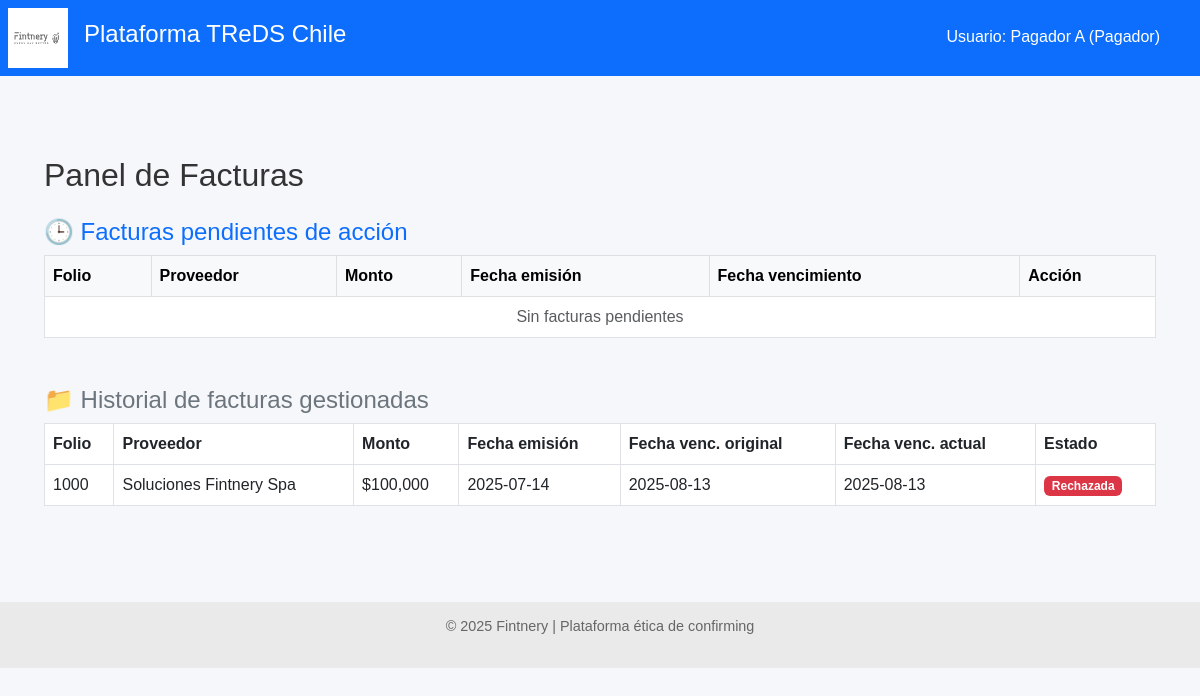
The app's page /pagador/facturas (signed in), older data.
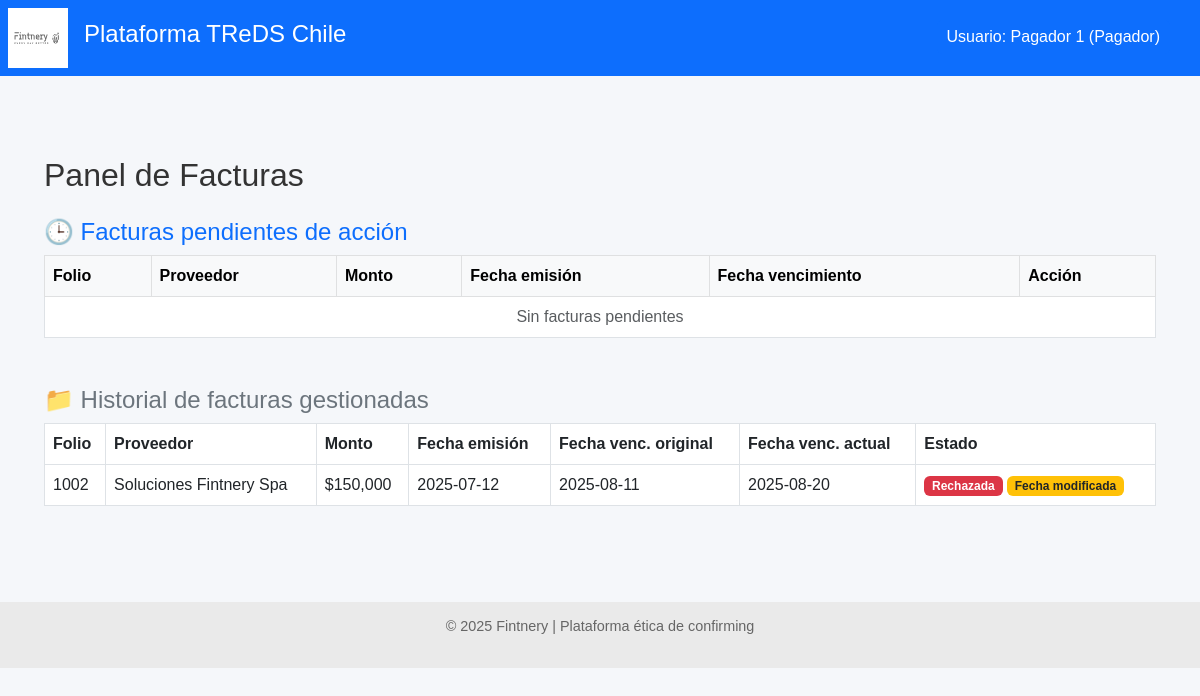
The same page, newer data.
### models.py (models this page shows)
class FacturaDB(Base):
    __tablename__ = "facturas"
    id = Column(Integer, primary_key=True, index=True)
    rut_emisor = Column(String, index=True)
    rut_receptor = Column(String)
    tipo_dte = Column(String)
    folio = Column(Integer)
    monto = Column(Integer)
    estado_dte = Column(String)
    razon_social_emisor = Column(String)
    razon_social_receptor = Column(String)
    fecha_emision = Column(Date)
    fecha_vencimiento = Column(Date)
    fecha_vencimiento_original = Column(Date, nullable=True)
    modificacion_aceptada_por_proveedor = Column(Boolean, nullable=True, default=None)
    confirming_solicitado = Column(Boolean, default=False)
    origen_confirmacion = Column(String, default="Desconocido")
    financiador_adjudicado = Column(String, nullable=True)
    proveedor_id = Column(Integer, ForeignKey("proveedores.id"))
    proveedor = relationship("Proveedor", back_populates="facturas")
    pagador_id = Column(Integer, ForeignKey("pagadores.id"))
    pagador = relationship("Pagador", back_populates="facturas")
    ofertas = relationship("OfertaFinanciamiento", back_populates="factura")
    financiador = relationship(
        "Financiador",
        primaryjoin=Financiador.id == foreign(cast(financiador_adjudicado, Integer)), viewonly=True,
        uselist=False,
    )

class Pagador(Base):
    __tablename__ = "pagadores"
    id = Column(Integer, primary_key=True, index=True)
    nombre = Column(String, nullable=False)
    rut = Column(String, unique=True, index=True, nullable=False)
    usuario = Column(String, unique=True, index=True, nullable=False)
    clave_hash = Column(String, nullable=False)
    facturas = relationship("FacturaDB", back_populates="pagador")

### routers/pagador.py (the view)
@router.get("/facturas")
def ver_facturas_pagador(request: Request, db: Session = Depends(get_db)):
    pagador_id = request.session.get("pagador_id")
    if not pagador_id:
        return RedirectResponse(url="/pagador/login", status_code=303)
    pagador = db.query(Pagador).get(pagador_id)
    if not pagador:
        request.session.clear()
        return RedirectResponse(url="/pagador/login", status_code=303)
    facturas_pendientes = db.query(FacturaDB).filter(
        FacturaDB.rut_receptor == pagador.rut,
        FacturaDB.estado_dte == "Confirmación solicitada al pagador"
    ).all()
    facturas_gestionadas = db.query(FacturaDB).filter(
        FacturaDB.rut_receptor == pagador.rut,
        FacturaDB.estado_dte.in_(["Confirmada por pagador", "Rechazada por pagador"])
    ).all()
    return templates.TemplateResponse(
        "facturas_pagador.html",
        {
            "request": request,
            "facturas_pendientes": facturas_pendientes,
            "facturas_gestionadas": facturas_gestionadas,
            "pagador_nombre": pagador.nombre
        }
    )

### templates/facturas_pagador.html (shortened to what this page needs)
{% extends "base.html" %}
{% block content %}
<div class="container mt-5">
    <h2 class="mb-4">Panel de Facturas</h2>
    <h4 class="text-primary">🕒 Facturas pendientes de acción</h4>
    <table class="table table-bordered table-hover bg-white mb-5">
        <thead class="table-light">
            <tr>
                <th>Folio</th>
                <th>Proveedor</th>
                <th>Monto</th>
                <th>Fecha emisión</th>
                <th>Fecha vencimiento</th>
                <th>Acción</th>
            </tr>
        </thead>
        <tbody>
        {% for f in facturas_pendientes %}
            <tr>
                <td>{{ f.folio }}</td>
                <td>{{ f.razon_social_emisor }}</td>
                <td>${{ "{:,.0f}".format(f.monto) }}</td>
                <td>{{ f.fecha_emision }}</td>
                <td>
                    <form method="post" action="/pagador/editar-vencimiento/{{ f.id }}" class="d-flex">
                        <input type="date" name="nueva_fecha_vencimiento" class="form-control form-control-sm me-2" value="{{ f.fecha_vencimiento }}">
                        <button type="submit" class="btn btn-sm btn-outline-secondary">Cambiar</button>
                    </form>
                </td>
                <td>
                    <form method="post" action="/pagador/confirmar-factura/{{ f.id }}" style="display:inline;">
                        <button class="btn btn-sm btn-success">Confirmar</button>
                    </form>
                    <form method="post" action="/pagador/rechazar-factura/{{ f.id }}" style="display:inline;">
                        <button class="btn btn-sm btn-danger">Rechazar</button>
                    </form>
                </td>
            </tr>
        {% else %}
            <tr><td colspan="6" class="text-center text-muted">Sin facturas pendientes</td></tr>
        {% endfor %}
        </tbody>
    </table>
    <h4 class="text-secondary">📁 Historial de facturas gestionadas</h4>
    <table class="table table-bordered table-hover bg-light">
            <tr>
                <th>Folio</th>
                <th>Proveedor</th>
                <th>Monto</th>
                <th>Fecha emisión</th>
                <th>Fecha venc. original</th>
                <th>Fecha venc. actual</th>
                <th>Estado</th>
            </tr>
        <tbody>
        {% for f in facturas_gestionadas %}
            <tr>
                <td>{{ f.folio }}</td>
                <td>{{ f.razon_social_emisor }}</td>
                <td>${{ "{:,.0f}".format(f.monto) }}</td>
                <td>{{ f.fecha_emision }}</td>
                <td>{{ f.fecha_vencimiento_original }}</td>
                <td>{{ f.fecha_vencimiento }}</td>
                <td>
                    {% if f.estado_dte == "Confirmada por pagador" %}
                        <span class="badge bg-success">Confirmada</span>
                    {% elif f.estado_dte == "Rechazada por pagador" %}
                        <span class="badge bg-danger">Rechazada</span>
                    {% endif %}
                    {% if f.fecha_vencimiento != f.fecha_vencimiento_original %}
                        <span class="badge bg-warning text-dark">Fecha modificada</span>
                    {% endif %}
                </td>
            </tr>
        {% else %}
            <tr><td colspan="7" class="text-center text-muted">Sin facturas gestionadas aún</td></tr>
        {% endfor %}
        </tbody>
    </table>
</div>
{% endblock %}

### templates/base.html (shortened to what this page needs)
<!DOCTYPE html>
<html lang="es">
<head>
    <link href="https://cdn.jsdelivr.net/npm/bootstrap@5.3.0/dist/css/bootstrap.min.css" rel="stylesheet">
    <link rel="stylesheet" href="/static/styles.css">
</head>
<body>
    <header class="main-header d-flex align-items-center bg-primary text-white p-2">
        <img src="/static/LogoFIntneryWeb.svg" alt="Fintnery" class="logo me-3" style="height: 60px;">
        <h1 class="titulo-principal">Plataforma TReDS Chile</h1>
    </header>
    <main>
        {% block content %}{% endblock %}
    </main>
    <footer class="footer text-center mt-5">
        <p>&copy; 2025 Fintnery | Plataforma ética de confirming</p>
    </footer>
    {% if financiador_nombre or proveedor_nombre or pagador_nombre %}
    <div style="position: absolute; top: 20px; right: 30px; color: white; background-color: #0d6efd; padding: 5px 10px; border-radius: 5px;">
        Usuario:
        {% if pagador_nombre %}{{ pagador_nombre }} (Pagador){% endif %}
    </div>
    {% endif %}
</body>
</html>

Row changes from the older to the newer data that the page shows:
no longer on this page (row edited): FacturaDB: folio "1000", razon_social_emisor "Soluciones Fintnery Spa", monto "100,000", fecha_emision "2025-07-14", fecha_vencimiento_original "2025-08-13", fecha_vencimiento "2025-08-13", shows "Rechazada"
now on this page (row edited): FacturaDB: folio "1002", razon_social_emisor "Soluciones Fintnery Spa", monto "150,000", fecha_emision "2025-07-12", fecha_vencimiento_original "2025-08-11", fecha_vencimiento "2025-08-20", shows "Rechazada", shows "Fecha modificada"
changed Pagador: nombre "Pagador A" → "Pagador 1"
